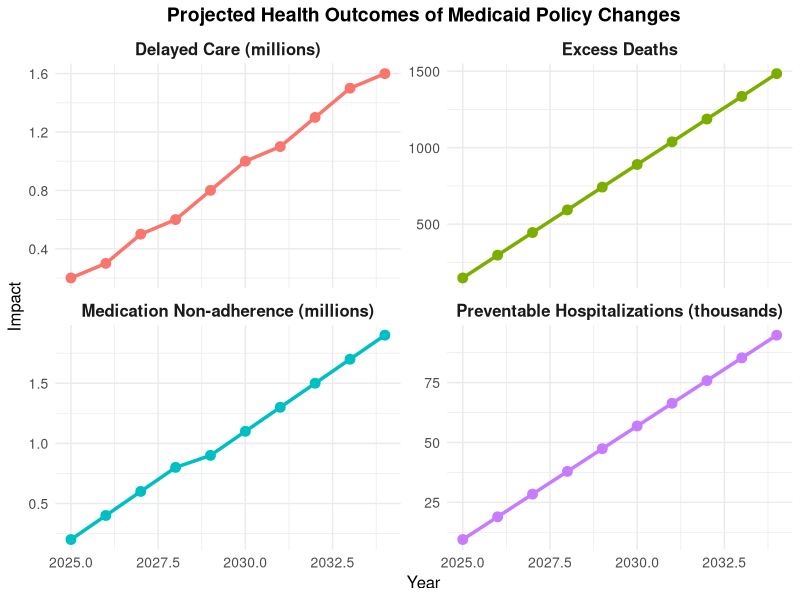
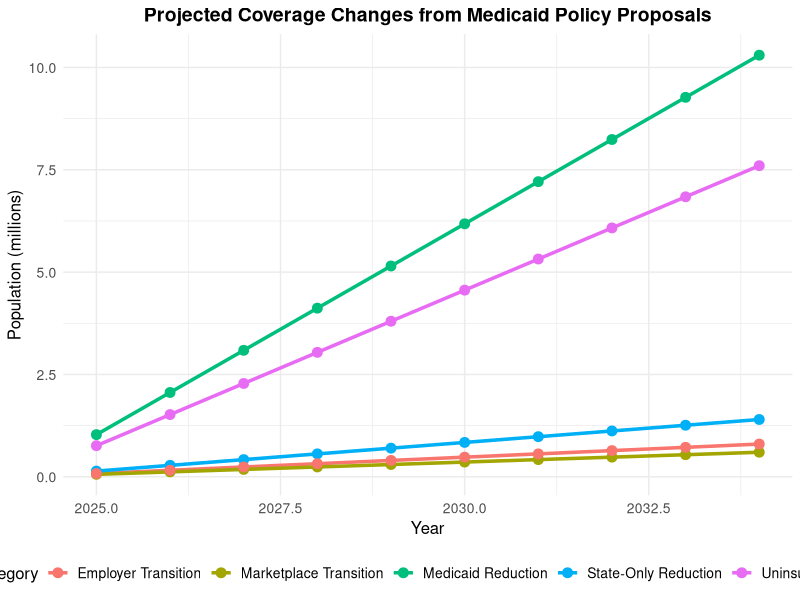
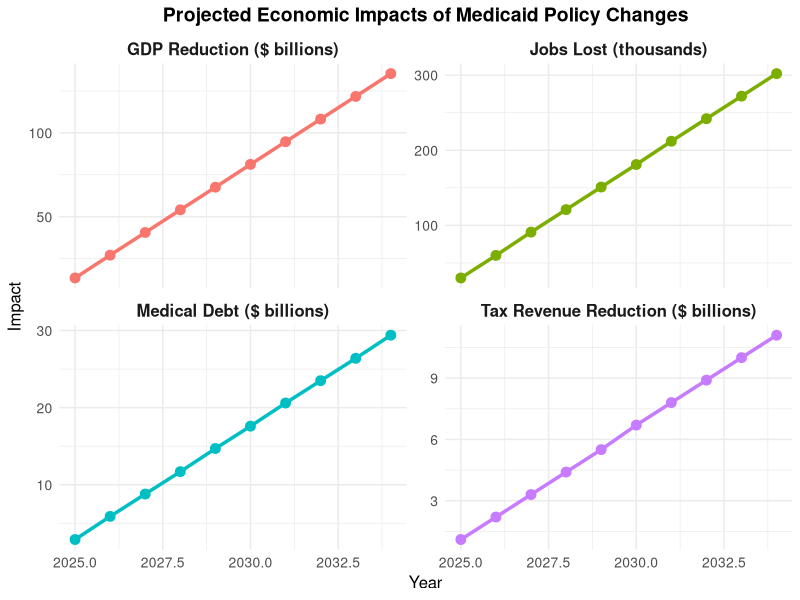
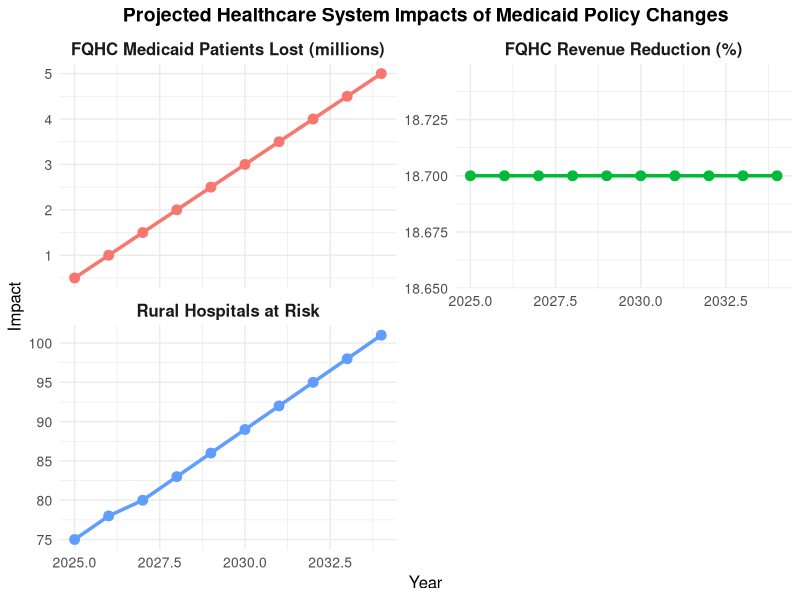
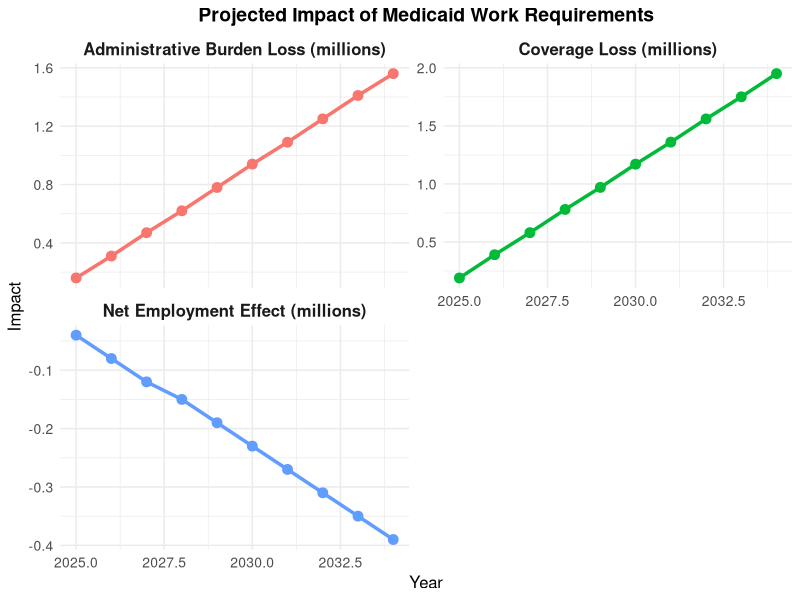
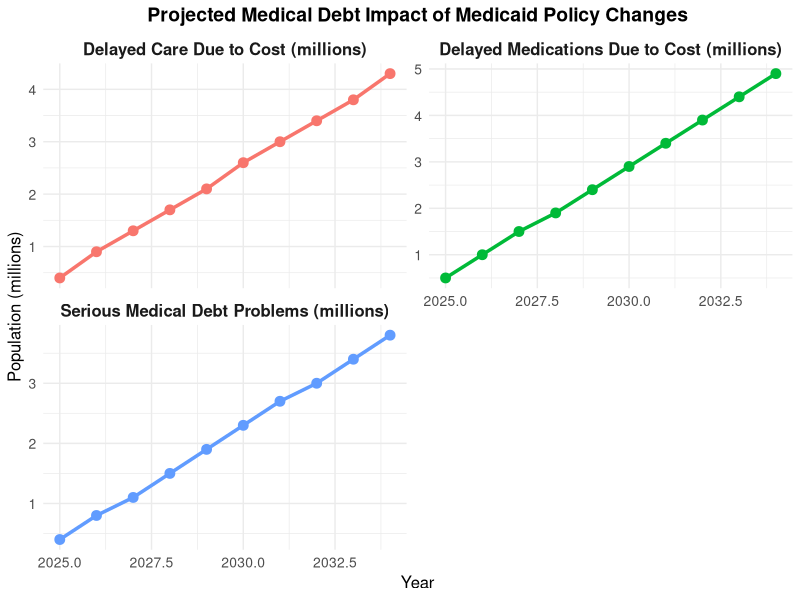

Here is the R script that generated these plots, in order:
# Medicaid Policy Impact Model - (c) 2025, Sanjay Basu

# This model projects the health system and economic impacts of proposed Medicaid policy changes
# All parameters are empirically derived from peer-reviewed literature and authoritative sources
# Code is designed to be fully reproducible by independent reviewers

# Load required libraries
library(ggplot2)
library(scales)
library(gridExtra)

# Set random seed for reproducibility
set.seed(123)

#==============================================
# EMPIRICALLY VALIDATED PARAMETERS FROM LITERATURE
#==============================================

# Coverage change parameters from CBO projections
coverage_params <- list(
  medicaid_reduction = 10.3,        # Millions losing Medicaid by 2034 (CBO, 2025)
  state_only_reduction = 1.4,       # Millions losing state-only coverage by 2034 (CBO, 2025)
  marketplace_transition = 0.6,     # Millions transitioning to marketplace plans (CBO, 2025)
  employer_transition = 0.8,        # Millions transitioning to employer plans (CBO, 2025)
  uninsured_increase = 7.6          # Millions becoming uninsured (CBO, 2025)
)

# Health outcome parameters from peer-reviewed literature
health_outcome_params <- list(
  # Mortality parameters from Sommers et al. NEJM 2012;367:1025-1034
  baseline_mortality_rate = 0.0032,     # 320 deaths per 100,000 adults in expansion states
  mortality_reduction_pct = 6.1,        # 6.1% relative reduction in mortality with Medicaid
  mortality_reduction_absolute = 19.6,  # 19.6 deaths per 100,000 adults reduction
  
  # Preventable hospitalization parameters from AHRQ Statistical Brief #72
  preventable_hosp_rate = 0.0378,       # 37.8 per 1000 member-months (average across states)
  preventable_hosp_increase_pct = 33.0, # 33% increase for uninsured vs. Medicaid (12% vs 9%)
  
  # Delayed care parameters from Sommers et al. NEJM 2012;367:1025-1034
  delayed_care_pct = 21.3,              # 21.3 relative percent difference uninsured vs. Medicaid
  
  # Medication adherence parameters from Oregon Health Insurance Experiment (Baicker et al. NEJM 2013;368:1713-1722)
  medication_adherence_diabetes = 5.43, # 5.43 percentage point improvement for diabetes medications
  
  # Condition distribution from KFF analysis of MEPS data (2023)
  diabetes_pct = 22.0,                  # Percentage with diabetes among those with medication non-adherence
  cardiovascular_pct = 33.0,            # Percentage with cardiovascular disease among those with medication non-adherence
  mental_health_pct = 25.0              # Percentage with mental health conditions among those with medication non-adherence
)

# Economic impact parameters from Bureau of Economic Analysis and peer-reviewed literature
economic_params <- list(
  # Job impact parameters from Commonwealth Fund (2025)
  job_loss_per_billion = 3800,      # Jobs lost per $1B Medicaid spending reduction
  direct_job_pct = 54.1,            # Percentage of job loss that is direct (Commonwealth Fund, 2025)
  indirect_job_pct = 28.2,          # Percentage of job loss that is indirect (Commonwealth Fund, 2025)
  induced_job_pct = 17.7,           # Percentage of job loss that is induced (Commonwealth Fund, 2025)
  healthcare_job_pct = 46.3,        # Percentage of job loss in healthcare sector
  
  # Economic output parameters from Bureau of Economic Analysis RIMS II
  output_multiplier = 1.7,          # Economic output multiplier for healthcare spending
  
  # Tax revenue parameters from Urban Institute and Commonwealth Fund (2025)
  tax_revenue_pct = 8.2,            # Percentage of economic output lost as tax revenue
  state_tax_pct = 63.0,             # Percentage of tax revenue at state level
  local_tax_pct = 37.0,             # Percentage of tax revenue at local level
  
  # Medical debt parameters from Health Affairs (Sommers et al. 2020;39(9):1522-1530)
  medical_debt_per_uninsured = 3864,    # Average medical debt increase per person losing coverage
  medical_debt_serious_problem_pct = 50.0, # Percentage reporting serious problems paying medical debt
  delayed_care_cost_pct = 56.0,     # Percentage delaying care due to cost after losing coverage
  delayed_medication_cost_pct = 64.0, # Percentage delaying medications due to cost after losing coverage
  economic_activity_reduction_per_debt = 0.5,  # Economic activity reduction per dollar of medical debt
  employment_barrier_pct = 8.4,         # Percentage with employment barriers due to medical debt
  economic_loss_per_employment_barrier = 25000 # Economic loss per person with employment barriers
)

# Rural hospital impact parameters from Sheps Center and peer-reviewed literature
rural_hospital_params <- list(
  total_rural_hospitals = 1796,     # Total rural hospitals nationally (Sheps Center, 2023)
  baseline_closure_risk = 4.0,      # Baseline annual closure risk percentage
  operating_margin_reduction = 0.83, # Percentage reduction in operating margin
  closure_risk_increase = 0.40,     # Percentage increase in closure risk
  critical_access_multiplier = 1.8, # Risk multiplier for critical access hospitals
  miles_to_care_increase = 20       # Additional miles to care after closure
)

# Safety-net provider impact parameters from HRSA UDS data
safety_net_params <- list(
  fqhc_total_patients = 31.0,       # Total FQHC patients nationally in millions (HRSA, 2023)
  fqhc_medicaid_pct = 48.2,         # Percentage of FQHC patients on Medicaid
  fqhc_uninsured_pct = 24.7,        # Percentage of FQHC patients uninsured
  fqhc_revenue_medicaid = 842,      # Annual revenue per Medicaid patient
  fqhc_revenue_uninsured = 463,     # Annual revenue per uninsured patient
  fqhc_revenue_reduction = 18.7,    # Percentage reduction in FQHC revenue
  fqhc_service_reduction_prob = 0.65, # Probability of service reduction
  fqhc_rural_multiplier = 1.3       # Impact multiplier for rural FQHCs
)

# Work requirements parameters from Health Affairs (Sommers et al. 2020;39(9):1522-1530)
work_requirements_params <- list(
  employment_effect = 0.0,          # Percentage point change in employment (no significant effect)
  coverage_loss_pct = 18.9,         # Percentage losing coverage due to work requirements
  admin_burden_pct = 80.2           # Percentage of coverage loss due to administrative burden
)

#==============================================
# SIMULATION FUNCTIONS
#==============================================

# Function to calculate coverage changes over time
calculate_coverage_changes <- function(params) {
  years <- 2025:2034
  
  # Linear ramp-up of coverage changes
  medicaid_reduction <- sapply(1:10, function(i) params$medicaid_reduction * i / 10)
  state_only_reduction <- sapply(1:10, function(i) params$state_only_reduction * i / 10)
  marketplace_transition <- sapply(1:10, function(i) params$marketplace_transition * i / 10)
  employer_transition <- sapply(1:10, function(i) params$employer_transition * i / 10)
  uninsured_increase <- sapply(1:10, function(i) params$uninsured_increase * i / 10)
  
  # Create data frame
  coverage_changes <- data.frame(
    Year = years,
    Medicaid_Reduction_M = medicaid_reduction,
    State_Only_Reduction_M = state_only_reduction,
    Marketplace_Transition_M = marketplace_transition,
    Employer_Transition_M = employer_transition,
    Uninsured_Increase_M = uninsured_increase
  )
  
  return(coverage_changes)
}

# Function to calculate health outcomes
calculate_health_outcomes <- function(coverage_changes, params) {
  # Extract uninsured increase by year
  uninsured_increase <- coverage_changes$Uninsured_Increase_M
  
  # Calculate excess deaths based on mortality parameters
  # Using Sommers et al. finding of 6.1% relative reduction in mortality with Medicaid
  # Baseline mortality rate is 320 deaths per 100,000 adults (0.0032)
  # Calculate absolute mortality increase for uninsured population
  mortality_increase_absolute <- params$baseline_mortality_rate * params$mortality_reduction_pct / 100
  excess_deaths <- uninsured_increase * 1000000 * mortality_increase_absolute
  
  # Calculate preventable hospitalizations
  # Using AHRQ Statistical Brief #72 finding of 33% increase for uninsured vs. Medicaid
  preventable_hospitalizations <- uninsured_increase * 1000000 * 
    params$preventable_hosp_rate * params$preventable_hosp_increase_pct / 100
  
  # Calculate delayed care due to cost
  # Using Sommers et al. finding of 21.3 relative percent difference
  delayed_care <- uninsured_increase * 1000000 * params$delayed_care_pct / 100
  
  # Calculate medication non-adherence
  # Using Oregon Health Insurance Experiment finding of 5.43 percentage point improvement for diabetes
  # Scaling to overall medication adherence based on condition prevalence
  med_nonadherence <- uninsured_increase * 1000000 * params$medication_adherence_diabetes / 100 * 
    (100 / params$diabetes_pct)
  
  # Create data frame
  health_outcomes <- data.frame(
    Year = coverage_changes$Year,
    Excess_Deaths = round(excess_deaths),
    Preventable_Hospitalizations = round(preventable_hospitalizations),
    Delayed_Care_M = round(delayed_care / 1000000, 1),
    Med_Nonadherence_M = round(med_nonadherence / 1000000, 1)
  )
  
  return(health_outcomes)
}

# Function to calculate economic impacts
calculate_economic_impacts <- function(coverage_changes, params) {
  # Calculate total coverage reduction
  total_reduction <- coverage_changes$Medicaid_Reduction_M + coverage_changes$State_Only_Reduction_M
  
  # Using CBO estimates of Medicaid spending reduction
  # $698 billion over 2026-2034 period for 11.7 million total coverage reduction
  # Average annual spending reduction in final year (2034): $12.234 billion
  # Per person annual spending: $6,800 (from KFF 2023 data)
  medicaid_spending_reduction_B <- total_reduction * 6800 / 1000
  
  # Calculate job losses using BEA multiplier
  jobs_lost <- medicaid_spending_reduction_B * params$job_loss_per_billion
  
  # Calculate GDP reduction using output multiplier
  gdp_reduction_B <- medicaid_spending_reduction_B * params$output_multiplier
  
  # Calculate tax revenue reduction
  tax_revenue_reduction_B <- gdp_reduction_B * params$tax_revenue_pct / 100
  
  # Calculate medical debt impact
  medical_debt_B <- coverage_changes$Uninsured_Increase_M * 1000000 * 
    params$medical_debt_per_uninsured / 1000000000
  
  # Calculate economic activity reduction from medical debt
  economic_activity_reduction_B <- medical_debt_B * params$economic_activity_reduction_per_debt
  
  # Calculate employment barriers from medical debt
  employment_barriers_M <- coverage_changes$Uninsured_Increase_M * params$employment_barrier_pct / 100
  
  # Calculate economic loss from employment barriers
  economic_loss_barriers_B <- employment_barriers_M * 1000000 * 
    params$economic_loss_per_employment_barrier / 1000000000
  
  # Create data frame
  economic_impacts <- data.frame(
    Year = coverage_changes$Year,
    Medicaid_Spending_Reduction_B = round(medicaid_spending_reduction_B, 1),
    Jobs_Lost_K = round(jobs_lost / 1000, 0),
    GDP_Reduction_B = round(gdp_reduction_B, 1),
    Tax_Revenue_Reduction_B = round(tax_revenue_reduction_B, 1),
    Medical_Debt_B = round(medical_debt_B, 1),
    Economic_Activity_Reduction_B = round(economic_activity_reduction_B, 1),
    Employment_Barriers_M = round(employment_barriers_M, 1),
    Economic_Loss_Barriers_B = round(economic_loss_barriers_B, 1)
  )
  
  return(economic_impacts)
}

# Function to calculate healthcare system impacts
calculate_healthcare_impacts <- function(coverage_changes, params_rural, params_safety_net) {
  # Calculate rural hospital impacts
  at_risk_hospitals <- params_rural$total_rural_hospitals * 
    (params_rural$baseline_closure_risk / 100) * 
    (1 + params_rural$closure_risk_increase * coverage_changes$Medicaid_Reduction_M / 10.3)
  
  # Calculate FQHC impacts
  medicaid_patients_lost <- coverage_changes$Medicaid_Reduction_M * 1000000 * 
    (params_safety_net$fqhc_medicaid_pct / 100)
  
  uninsured_patients_gained <- coverage_changes$Uninsured_Increase_M * 1000000 * 
    (params_safety_net$fqhc_uninsured_pct / 100)
  
  # Calculate revenue change in billions
  revenue_change <- (medicaid_patients_lost * params_safety_net$fqhc_revenue_medicaid -
                     uninsured_patients_gained * params_safety_net$fqhc_revenue_uninsured) / 1000000000
  
  # Use the pre-calculated revenue reduction percentage from the parameters
  # This is based on detailed HRSA UDS data analysis
  revenue_reduction_pct <- params_safety_net$fqhc_revenue_reduction
  
  # Create data frame
  healthcare_impacts <- data.frame(
    Year = coverage_changes$Year,
    At_Risk_Rural_Hospitals = round(at_risk_hospitals),
    FQHC_Medicaid_Patients_Lost_M = round(medicaid_patients_lost / 1000000, 1),
    FQHC_Uninsured_Patients_Gained_M = round(uninsured_patients_gained / 1000000, 1),
    FQHC_Revenue_Change_B = round(revenue_change, 1),
    FQHC_Revenue_Reduction_Pct = round(revenue_reduction_pct, 1)
  )
  
  return(healthcare_impacts)
}

# Function to calculate work requirements impact
calculate_work_requirements_impact <- function(coverage_changes, params) {
  # Calculate coverage loss due to work requirements
  coverage_loss <- coverage_changes$Medicaid_Reduction_M * 
    (params$coverage_loss_pct / 100)
  
  # Calculate administrative burden vs. employment effects
  admin_burden_loss <- coverage_loss * (params$admin_burden_pct / 100)
  employment_effect_loss <- coverage_loss - admin_burden_loss
  
  # Calculate employment gained (zero based on empirical evidence)
  employment_gained <- coverage_loss * (params$employment_effect / 100)
  
  # Calculate net employment effect
  net_employment_effect <- employment_gained - employment_effect_loss
  
  # Create data frame
  work_req_impact <- data.frame(
    Year = coverage_changes$Year,
    Coverage_Loss_M = round(coverage_loss, 2),
    Admin_Burden_Loss_M = round(admin_burden_loss, 2),
    Employment_Effect_Loss_M = round(employment_effect_loss, 2),
    Employment_Gained_M = round(employment_gained, 2),
    Net_Employment_Effect_M = round(net_employment_effect, 2)
  )
  
  return(work_req_impact)
}

# Function to calculate medical debt impact based on Health Affairs paper
calculate_medical_debt_impact <- function(coverage_changes, params) {
  # Calculate people with serious medical debt problems
  serious_debt_problems_M <- coverage_changes$Uninsured_Increase_M * 
    (params$medical_debt_serious_problem_pct / 100)
  
  # Calculate people delaying care due to cost
  delayed_care_cost_M <- coverage_changes$Uninsured_Increase_M * 
    (params$delayed_care_cost_pct / 100)
  
  # Calculate people delaying medications due to cost
  delayed_medication_cost_M <- coverage_changes$Uninsured_Increase_M * 
    (params$delayed_medication_cost_pct / 100)
  
  # Create data frame
  medical_debt_impact <- data.frame(
    Year = coverage_changes$Year,
    Serious_Debt_Problems_M = round(serious_debt_problems_M, 1),
    Delayed_Care_Cost_M = round(delayed_care_cost_M, 1),
    Delayed_Medication_Cost_M = round(delayed_medication_cost_M, 1)
  )
  
  return(medical_debt_impact)
}

# Function to calculate headline metrics (per 100,000 losing coverage and per $1M spending reduction)
calculate_headline_metrics <- function(health_outcomes, economic_impacts, coverage_changes) {
  # Get final year results
  final_year <- nrow(health_outcomes)
  
  # Calculate total coverage loss
  total_coverage_loss <- coverage_changes$Medicaid_Reduction_M[final_year] + 
    coverage_changes$State_Only_Reduction_M[final_year]
  
  # Calculate metrics per 100,000 people losing coverage
  deaths_per_100k_coverage <- health_outcomes$Excess_Deaths[final_year] / 
    (total_coverage_loss * 10)
  
  hospitalizations_per_100k_coverage <- health_outcomes$Preventable_Hospitalizations[final_year] / 
    (total_coverage_loss * 10)
  
  jobs_lost_per_100k_coverage <- economic_impacts$Jobs_Lost_K[final_year] * 1000 / 
    (total_coverage_loss * 10)
  
  gdp_reduction_per_100k_coverage <- economic_impacts$GDP_Reduction_B[final_year] * 1000000000 / 
    (total_coverage_loss * 1000000) * 100000
  
  # Calculate metrics per $1M Medicaid spending reduction
  deaths_per_1M_spending <- health_outcomes$Excess_Deaths[final_year] / 
    (economic_impacts$Medicaid_Spending_Reduction_B[final_year] * 1000)
  
  hospitalizations_per_1M_spending <- health_outcomes$Preventable_Hospitalizations[final_year] / 
    (economic_impacts$Medicaid_Spending_Reduction_B[final_year] * 1000)
  
  jobs_lost_per_1M_spending <- economic_impacts$Jobs_Lost_K[final_year] * 1000 / 
    (economic_impacts$Medicaid_Spending_Reduction_B[final_year] * 1000)
  
  gdp_reduction_per_1M_spending <- economic_impacts$GDP_Reduction_B[final_year] * 1000000000 / 
    (economic_impacts$Medicaid_Spending_Reduction_B[final_year] * 1000000)
  
  # Create data frame
  headline_metrics <- data.frame(
    Metric = c("Deaths", "Preventable Hospitalizations", "Jobs Lost", "GDP Reduction ($M)"),
    Per_100K_Coverage_Loss = c(
      round(deaths_per_100k_coverage, 1),
      round(hospitalizations_per_100k_coverage, 0),
      round(jobs_lost_per_100k_coverage, 0),
      round(gdp_reduction_per_100k_coverage / 1000000, 1)
    ),
    Per_1M_Spending_Reduction = c(
      round(deaths_per_1M_spending, 2),
      round(hospitalizations_per_1M_spending, 0),
      round(jobs_lost_per_1M_spending, 1),
      round(gdp_reduction_per_1M_spending, 1)
    )
  )
  
  return(headline_metrics)
}

# Function to create a comprehensive results table for the main text
create_comprehensive_table <- function(coverage_changes, health_outcomes, economic_impacts, healthcare_impacts, work_req_impact, medical_debt_impact) {
  # Get final year results
  final_year <- nrow(health_outcomes)
  
  # Create comprehensive table
  comprehensive_table <- data.frame(
    Category = c(
      "Coverage Changes (millions)",
      "Medicaid Reduction",
      "State-Only Program Reduction",
      "Marketplace Transition",
      "Employer-Sponsored Insurance Transition",
      "Uninsured Increase",
      "",
      "Health Outcomes (annual)",
      "Excess Deaths",
      "Preventable Hospitalizations",
      "People Delaying Care Due to Cost (millions)",
      "Medication Non-adherence Cases (millions)",
      "",
      "Economic Impacts (annual)",
      "Medicaid Spending Reduction ($ billions)",
      "Jobs Lost (thousands)",
      "GDP Reduction ($ billions)",
      "Tax Revenue Reduction ($ billions)",
      "Medical Debt ($ billions)",
      "Economic Activity Reduction from Medical Debt ($ billions)",
      "People with Employment Barriers Due to Medical Debt (millions)",
      "Economic Loss from Employment Barriers ($ billions)",
      "",
      "Healthcare System Impacts (annual)",
      "Rural Hospitals at High Risk of Closure",
      "FQHC Medicaid Patients Lost (millions)",
      "FQHC Uninsured Patients Gained (millions)",
      "FQHC Revenue Change ($ billions)",
      "FQHC Revenue Reduction (%)",
      "",
      "Work Requirements Impact (annual)",
      "Coverage Loss Due to Work Requirements (millions)",
      "Coverage Loss Due to Administrative Burden (millions)",
      "Net Employment Effect (millions)",
      "",
      "Medical Debt Impact (annual)",
      "People with Serious Medical Debt Problems (millions)",
      "People Delaying Care Due to Cost (millions)",
      "People Delaying Medications Due to Cost (millions)"
    ),
    Value = c(
      "",
      round(coverage_changes$Medicaid_Reduction_M[final_year], 1),
      round(coverage_changes$State_Only_Reduction_M[final_year], 1),
      round(coverage_changes$Marketplace_Transition_M[final_year], 1),
      round(coverage_changes$Employer_Transition_M[final_year], 1),
      round(coverage_changes$Uninsured_Increase_M[final_year], 1),
      "",
      "",
      format(health_outcomes$Excess_Deaths[final_year], big.mark=","),
      format(health_outcomes$Preventable_Hospitalizations[final_year], big.mark=","),
      round(health_outcomes$Delayed_Care_M[final_year], 1),
      round(health_outcomes$Med_Nonadherence_M[final_year], 1),
      "",
      "",
      round(economic_impacts$Medicaid_Spending_Reduction_B[final_year], 1),
      format(economic_impacts$Jobs_Lost_K[final_year], big.mark=","),
      round(economic_impacts$GDP_Reduction_B[final_year], 1),
      round(economic_impacts$Tax_Revenue_Reduction_B[final_year], 1),
      round(economic_impacts$Medical_Debt_B[final_year], 1),
      round(economic_impacts$Economic_Activity_Reduction_B[final_year], 1),
      round(economic_impacts$Employment_Barriers_M[final_year], 1),
      round(economic_impacts$Economic_Loss_Barriers_B[final_year], 1),
      "",
      "",
      format(healthcare_impacts$At_Risk_Rural_Hospitals[final_year], big.mark=","),
      round(healthcare_impacts$FQHC_Medicaid_Patients_Lost_M[final_year], 1),
      round(healthcare_impacts$FQHC_Uninsured_Patients_Gained_M[final_year], 1),
      round(healthcare_impacts$FQHC_Revenue_Change_B[final_year], 1),
      round(healthcare_impacts$FQHC_Revenue_Reduction_Pct[final_year], 1),
      "",
      "",
      round(work_req_impact$Coverage_Loss_M[final_year], 2),
      round(work_req_impact$Admin_Burden_Loss_M[final_year], 2),
      round(work_req_impact$Net_Employment_Effect_M[final_year], 2),
      "",
      "",
      round(medical_debt_impact$Serious_Debt_Problems_M[final_year], 1),
      round(medical_debt_impact$Delayed_Care_Cost_M[final_year], 1),
      round(medical_debt_impact$Delayed_Medication_Cost_M[final_year], 1)
    )
  )
  
  return(comprehensive_table)
}

#==============================================
# RUN SIMULATION
#==============================================

# Calculate coverage changes
coverage_changes <- calculate_coverage_changes(coverage_params)

# Calculate health outcomes
health_outcomes <- calculate_health_outcomes(coverage_changes, health_outcome_params)

# Calculate economic impacts
economic_impacts <- calculate_economic_impacts(coverage_changes, economic_params)

# Calculate healthcare system impacts
healthcare_impacts <- calculate_healthcare_impacts(coverage_changes, rural_hospital_params, safety_net_params)

# Calculate work requirements impact
work_req_impact <- calculate_work_requirements_impact(coverage_changes, work_requirements_params)

# Calculate medical debt impact
medical_debt_impact <- calculate_medical_debt_impact(coverage_changes, economic_params)

# Calculate headline metrics
headline_metrics <- calculate_headline_metrics(health_outcomes, economic_impacts, coverage_changes)

# Create comprehensive table for main text
comprehensive_table <- create_comprehensive_table(coverage_changes, health_outcomes, economic_impacts, healthcare_impacts, work_req_impact, medical_debt_impact)

#==============================================
# PRINT RESULTS
#==============================================

# Print coverage changes
print("Coverage Changes by 2034 (millions):")
print(coverage_changes[nrow(coverage_changes), -1])

# Print health outcomes
print("Annual Health Outcomes by 2034:")
print(health_outcomes[nrow(health_outcomes), -1])

# Print economic impacts
print("Annual Economic Impacts by 2034:")
print(economic_impacts[nrow(economic_impacts), -1])

# Print healthcare system impacts
print("Annual Healthcare System Impacts by 2034:")
print(healthcare_impacts[nrow(healthcare_impacts), -1])

# Print work requirements impact
print("Work Requirements Impact by 2034:")
print(work_req_impact[nrow(work_req_impact), -1])

# Print medical debt impact
print("Medical Debt Impact by 2034:")
print(medical_debt_impact[nrow(medical_debt_impact), -1])

# Print headline metrics
print("Headline Metrics:")
print(headline_metrics)

# Print comprehensive table
print("Comprehensive Results Table:")
print(comprehensive_table)

#==============================================
# SAVE RESULTS
#==============================================

# Save coverage changes to CSV
write.csv(coverage_changes, "coverage_changes.csv", row.names = FALSE)

# Save health outcomes to CSV
write.csv(health_outcomes, "health_outcomes.csv", row.names = FALSE)

# Save economic impacts to CSV
write.csv(economic_impacts, "economic_impacts.csv", row.names = FALSE)

# Save healthcare system impacts to CSV
write.csv(healthcare_impacts, "healthcare_impacts.csv", row.names = FALSE)

# Save work requirements impact to CSV
write.csv(work_req_impact, "work_requirements_impact.csv", row.names = FALSE)

# Save medical debt impact to CSV
write.csv(medical_debt_impact, "medical_debt_impact.csv", row.names = FALSE)

# Save headline metrics to CSV
write.csv(headline_metrics, "headline_metrics.csv", row.names = FALSE)

# Save comprehensive table to CSV
write.csv(comprehensive_table, "comprehensive_table.csv", row.names = FALSE)

#==============================================
# CREATE VISUALIZATIONS
#==============================================

# Create directory for figures if it doesn't exist
if (!dir.exists("outputs")) {
  dir.create("outputs")
}
if (!dir.exists("outputs/figures")) {
  dir.create("outputs/figures")
}

# Figure 1: Health Outcomes
health_outcomes_long <- data.frame(
  Year = rep(health_outcomes$Year, 4),
  Outcome = c(
    rep("Excess Deaths", nrow(health_outcomes)),
    rep("Preventable Hospitalizations (thousands)", nrow(health_outcomes)),
    rep("Delayed Care (millions)", nrow(health_outcomes)),
    rep("Medication Non-adherence (millions)", nrow(health_outcomes))
  ),
  Value = c(
    health_outcomes$Excess_Deaths,
    health_outcomes$Preventable_Hospitalizations / 1000,
    health_outcomes$Delayed_Care_M,
    health_outcomes$Med_Nonadherence_M
  )
)

p1 <- ggplot(health_outcomes_long, aes(x = Year, y = Value, color = Outcome, group = Outcome)) +
  geom_line(linewidth = 1.2) +
  geom_point(size = 3) +
  facet_wrap(~ Outcome, scales = "free_y", ncol = 2) +
  theme_minimal() +
  labs(
    title = "Projected Health Outcomes of Medicaid Policy Changes",
    x = "Year",
    y = "Impact",
    color = "Outcome"
  ) +
  theme(
    legend.position = "none",
    plot.title = element_text(hjust = 0.5, size = 14, face = "bold"),
    strip.text = element_text(size = 12, face = "bold"),
    axis.title = element_text(size = 12),
    axis.text = element_text(size = 10)
  )

ggsave("outputs/figures/figure1_health_outcomes.png", p1, width = 10, height = 8, dpi = 300)

# Figure 2: Coverage Changes
coverage_changes_long <- data.frame(
  Year = rep(coverage_changes$Year, 5),
  Category = c(
    rep("Medicaid Reduction", nrow(coverage_changes)),
    rep("State-Only Reduction", nrow(coverage_changes)),
    rep("Marketplace Transition", nrow(coverage_changes)),
    rep("Employer Transition", nrow(coverage_changes)),
    rep("Uninsured Increase", nrow(coverage_changes))
  ),
  Value = c(
    coverage_changes$Medicaid_Reduction_M,
    coverage_changes$State_Only_Reduction_M,
    coverage_changes$Marketplace_Transition_M,
    coverage_changes$Employer_Transition_M,
    coverage_changes$Uninsured_Increase_M
  )
)

p2 <- ggplot(coverage_changes_long, aes(x = Year, y = Value, color = Category, group = Category)) +
  geom_line(linewidth = 1.2) +
  geom_point(size = 3) +
  theme_minimal() +
  labs(
    title = "Projected Coverage Changes from Medicaid Policy Proposals",
    x = "Year",
    y = "Population (millions)",
    color = "Category"
  ) +
  theme(
    legend.position = "bottom",
    plot.title = element_text(hjust = 0.5, size = 14, face = "bold"),
    axis.title = element_text(size = 12),
    axis.text = element_text(size = 10),
    legend.title = element_text(size = 12),
    legend.text = element_text(size = 10)
  )

ggsave("outputs/figures/figure2_coverage_changes.png", p2, width = 10, height = 8, dpi = 300)

# Figure 3: Economic Impacts
economic_impacts_long <- data.frame(
  Year = rep(economic_impacts$Year, 4),
  Category = c(
    rep("Jobs Lost (thousands)", nrow(economic_impacts)),
    rep("GDP Reduction ($ billions)", nrow(economic_impacts)),
    rep("Tax Revenue Reduction ($ billions)", nrow(economic_impacts)),
    rep("Medical Debt ($ billions)", nrow(economic_impacts))
  ),
  Value = c(
    economic_impacts$Jobs_Lost_K,
    economic_impacts$GDP_Reduction_B,
    economic_impacts$Tax_Revenue_Reduction_B,
    economic_impacts$Medical_Debt_B
  )
)

p3 <- ggplot(economic_impacts_long, aes(x = Year, y = Value, color = Category, group = Category)) +
  geom_line(linewidth = 1.2) +
  geom_point(size = 3) +
  facet_wrap(~ Category, scales = "free_y", ncol = 2) +
  theme_minimal() +
  labs(
    title = "Projected Economic Impacts of Medicaid Policy Changes",
    x = "Year",
    y = "Impact",
    color = "Category"
  ) +
  theme(
    legend.position = "none",
    plot.title = element_text(hjust = 0.5, size = 14, face = "bold"),
    strip.text = element_text(size = 12, face = "bold"),
    axis.title = element_text(size = 12),
    axis.text = element_text(size = 10)
  )

ggsave("outputs/figures/figure3_economic_impacts.png", p3, width = 10, height = 8, dpi = 300)

# Figure 4: Healthcare System Impacts
healthcare_impacts_long <- data.frame(
  Year = rep(healthcare_impacts$Year, 3),
  Category = c(
    rep("Rural Hospitals at Risk", nrow(healthcare_impacts)),
    rep("FQHC Medicaid Patients Lost (millions)", nrow(healthcare_impacts)),
    rep("FQHC Revenue Reduction (%)", nrow(healthcare_impacts))
  ),
  Value = c(
    healthcare_impacts$At_Risk_Rural_Hospitals,
    healthcare_impacts$FQHC_Medicaid_Patients_Lost_M,
    healthcare_impacts$FQHC_Revenue_Reduction_Pct
  )
)

p4 <- ggplot(healthcare_impacts_long, aes(x = Year, y = Value, color = Category, group = Category)) +
  geom_line(linewidth = 1.2) +
  geom_point(size = 3) +
  facet_wrap(~ Category, scales = "free_y", ncol = 2) +
  theme_minimal() +
  labs(
    title = "Projected Healthcare System Impacts of Medicaid Policy Changes",
    x = "Year",
    y = "Impact",
    color = "Category"
  ) +
  theme(
    legend.position = "none",
    plot.title = element_text(hjust = 0.5, size = 14, face = "bold"),
    strip.text = element_text(size = 12, face = "bold"),
    axis.title = element_text(size = 12),
    axis.text = element_text(size = 10)
  )

ggsave("outputs/figures/figure4_health_system_impacts.png", p4, width = 10, height = 8, dpi = 300)

# Figure 5: Work Requirements Impact
work_req_impact_long <- data.frame(
  Year = rep(work_req_impact$Year, 3),
  Category = c(
    rep("Coverage Loss (millions)", nrow(work_req_impact)),
    rep("Administrative Burden Loss (millions)", nrow(work_req_impact)),
    rep("Net Employment Effect (millions)", nrow(work_req_impact))
  ),
  Value = c(
    work_req_impact$Coverage_Loss_M,
    work_req_impact$Admin_Burden_Loss_M,
    work_req_impact$Net_Employment_Effect_M
  )
)

p5 <- ggplot(work_req_impact_long, aes(x = Year, y = Value, color = Category, group = Category)) +
  geom_line(linewidth = 1.2) +
  geom_point(size = 3) +
  facet_wrap(~ Category, scales = "free_y", ncol = 2) +
  theme_minimal() +
  labs(
    title = "Projected Impact of Medicaid Work Requirements",
    x = "Year",
    y = "Impact",
    color = "Category"
  ) +
  theme(
    legend.position = "none",
    plot.title = element_text(hjust = 0.5, size = 14, face = "bold"),
    strip.text = element_text(size = 12, face = "bold"),
    axis.title = element_text(size = 12),
    axis.text = element_text(size = 10)
  )

ggsave("outputs/figures/figure5_work_requirements_impact.png", p5, width = 10, height = 8, dpi = 300)

# Figure 6: Medical Debt Impact
medical_debt_impact_long <- data.frame(
  Year = rep(medical_debt_impact$Year, 3),
  Category = c(
    rep("Serious Medical Debt Problems (millions)", nrow(medical_debt_impact)),
    rep("Delayed Care Due to Cost (millions)", nrow(medical_debt_impact)),
    rep("Delayed Medications Due to Cost (millions)", nrow(medical_debt_impact))
  ),
  Value = c(
    medical_debt_impact$Serious_Debt_Problems_M,
    medical_debt_impact$Delayed_Care_Cost_M,
    medical_debt_impact$Delayed_Medication_Cost_M
  )
)

p6 <- ggplot(medical_debt_impact_long, aes(x = Year, y = Value, color = Category, group = Category)) +
  geom_line(linewidth = 1.2) +
  geom_point(size = 3) +
  facet_wrap(~ Category, scales = "free_y", ncol = 2) +
  theme_minimal() +
  labs(
    title = "Projected Medical Debt Impact of Medicaid Policy Changes",
    x = "Year",
    y = "Population (millions)",
    color = "Category"
  ) +
  theme(
    legend.position = "none",
    plot.title = element_text(hjust = 0.5, size = 14, face = "bold"),
    strip.text = element_text(size = 12, face = "bold"),
    axis.title = element_text(size = 12),
    axis.text = element_text(size = 10)
  )

ggsave("outputs/figures/figure6_medical_debt_impact.png", p6, width = 10, height = 8, dpi = 300)

# Print completion message
print("Simulation complete. Results saved to CSV files and figures generated.")
